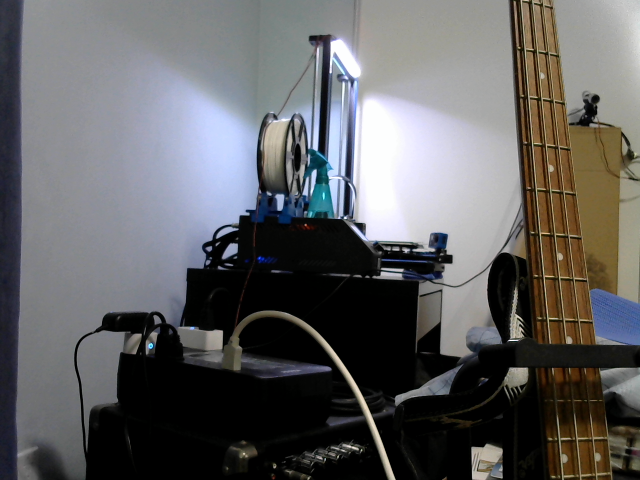
#> input picture Image/opencv_frameL_6.png, 1280 x 960 px (shown at 1/2 size)
$ python ximgprocMethod.py
#> lines starting #> are read from the running program, lines starting #| are printed output that depends on the picture
import numpy as np
from sklearn.preprocessing import normalize
import cv2

print('loading images...')
imgL = cv2.imread('Image/opencv_frameL_6.png')  # downscale images for faster processing if you like
#> imgL is the input picture: shape (960, 1280, 3); mean B, G, R 98, 97.2, 97.5
imgR = cv2.imread('Image/opencv_frameR_6.png')
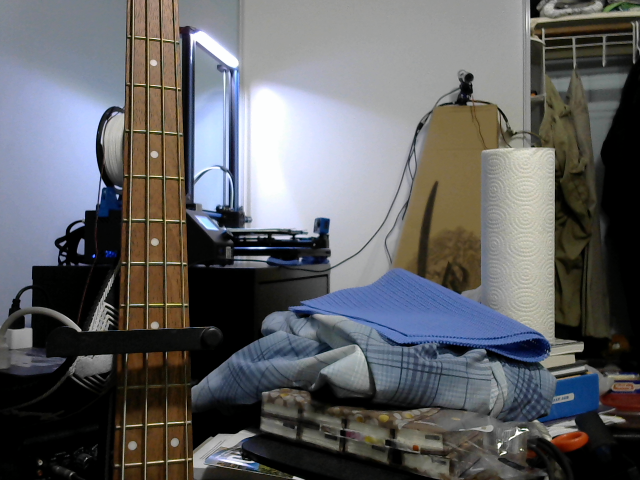
#> input picture Image/opencv_frameR_6.png, 1280 x 960 px (shown at 1/2 size)
#> imgR is the input picture: shape (960, 1280, 3); mean B, G, R 99.9, 97.6, 96.9

# SGBM Parameters -----------------
window_size = 3                     # wsize default 3; 5; 7 for SGBM reduced size image; 15 for SGBM full size image (1300px and above); 5 Works nicely

left_matcher = cv2.StereoSGBM_create(
    minDisparity=0,
    numDisparities=160,             # max_disp has to be dividable by 16 f. E. HH 192, 256
    blockSize=5,
    P1=8 * 3 * window_size ** 2,    # wsize default 3; 5; 7 for SGBM reduced size image; 15 for SGBM full size image (1300px and above); 5 Works nicely
    P2=32 * 3 * window_size ** 2,
    disp12MaxDiff=1,
    uniquenessRatio=15,
    speckleWindowSize=0,
    speckleRange=2,
    preFilterCap=63,
    mode=cv2.STEREO_SGBM_MODE_SGBM_3WAY
)
right_matcher = cv2.ximgproc.createRightMatcher(left_matcher)

# FILTER Parameters
lmbda = 80000
sigma = 1.2
visual_multiplier = 1.0

wls_filter = cv2.ximgproc.createDisparityWLSFilter(matcher_left=left_matcher)
wls_filter.setLambda(lmbda)
wls_filter.setSigmaColor(sigma)

print('computing disparity...')
displ = left_matcher.compute(imgL, imgR)  # .astype(np.float32)/16
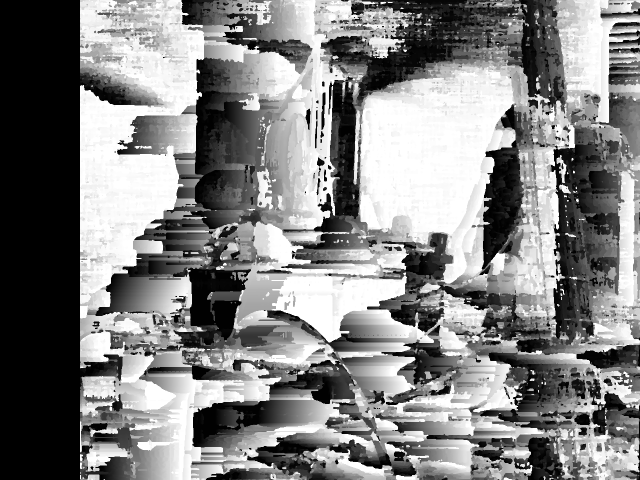
#> displ: shape (960, 1280) int16 (shown at 1/2 size); min -16, max 2544, mean 1300.9; drawn with min black and max white
dispr = right_matcher.compute(imgR, imgL)  # .astype(np.float32)/16
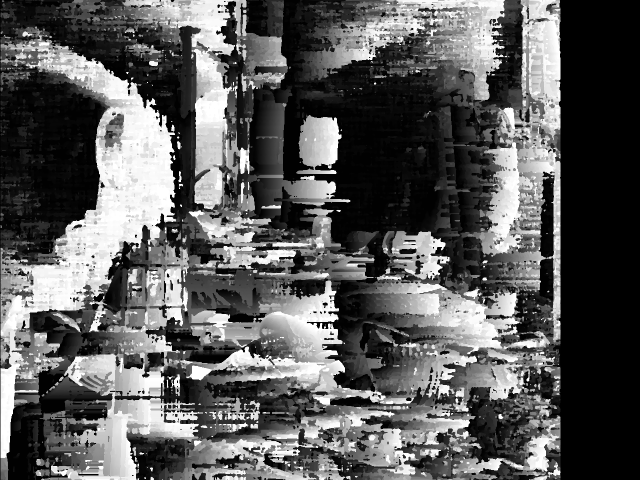
#> dispr: shape (960, 1280) int16 (shown at 1/2 size); min -2560, max 0, mean -1644.8; drawn with min black and max white
displ = np.int16(displ)
dispr = np.int16(dispr)
filteredImg = wls_filter.filter(displ, imgL, None, dispr)  # important to put "imgL" here!!!
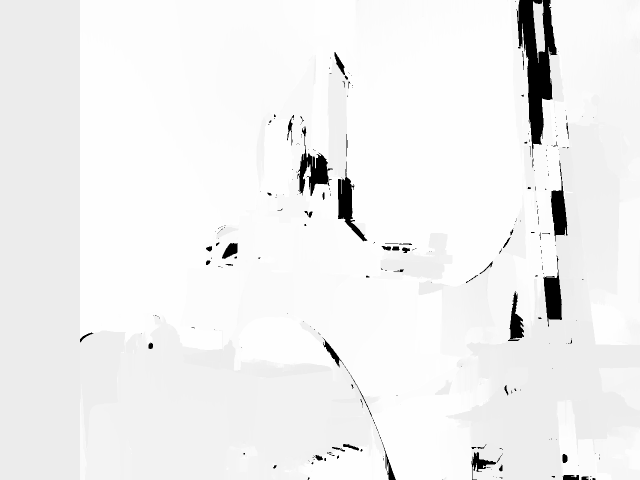
#> filteredImg: shape (960, 1280) int16 (shown at 1/2 size); min -32768, max 2546, mean 681.5; drawn with min black and max white

filteredImg = cv2.normalize(src=filteredImg, dst=filteredImg, beta=0, alpha=255, norm_type=cv2.NORM_MINMAX);
filteredImg = np.uint8(filteredImg)
cv2.imshow('Left', imgL)
cv2.imshow('Right', imgR)
cv2.imshow('Disparity Map', filteredImg)
cv2.waitKey()
cv2.destroyAllWindows()
